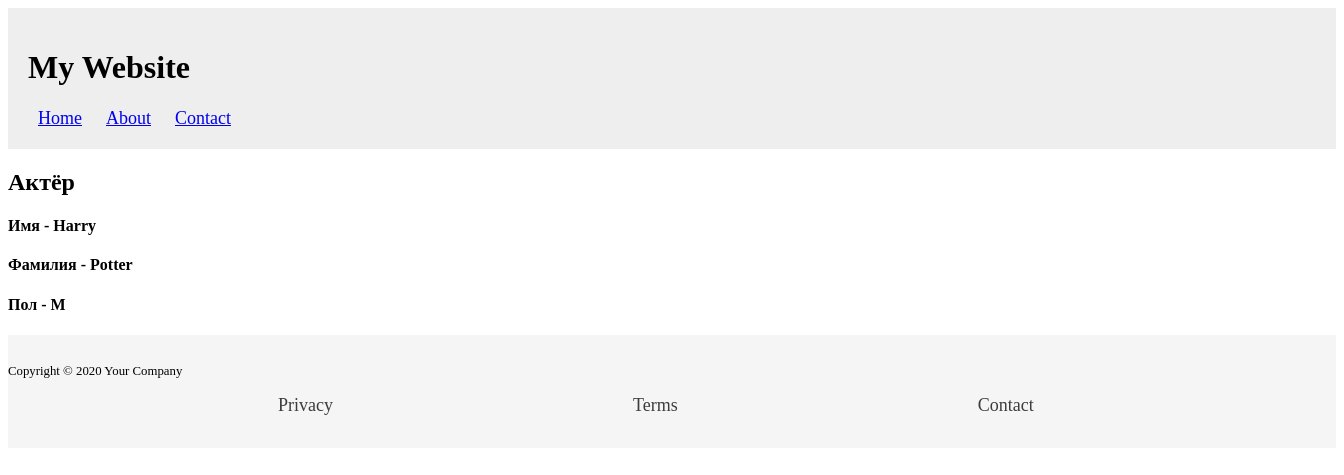
The page /actor/1 on the database its author committed.
### book_app/models.py (models this page shows, shortened)
class Character(models.Model):
    MALE = 'М'
    FEMALE = 'Ж'
    GENDER_CHOICES = [
        (MALE, 'Мужчина'),
        (FEMALE, 'Женщина'),
    ]
    name = models.CharField(max_length=100)
    surname = models.CharField(max_length=100)
    gender = models.CharField(max_length=3, choices=GENDER_CHOICES, default=MALE)

### book_app/views.py (the view)
# urls.py: path('actor/<int:character_id>', views.info, name='character'),
def info(request, character_id: id):
    character = get_object_or_404(Character, id=character_id)
    return render(request, 'book_app/info.html', context={
        'character': character,
        'character_id': character_id
    })

### book_app/templates/book_app/info.html (shortened to what this page needs)
{% extends 'base.html' %}
{% load static %}
{% block css_addition %}
<link rel="stylesheet" href="{% static 'book_app/css/style.css'%}">
{% endblock %}
{% block content %}
<main>
    <h2> Актёр </h2>
    <h4>Имя - {{character.name}}</h4>
    <h4>Фамилия - {{character.surname}}</h4>
    <h4>Пол - {{character.gender}}</h4>
</main>
{% endblock %}

### rows shown on the page
Character: name "Harry", surname "Potter", gender "М"
